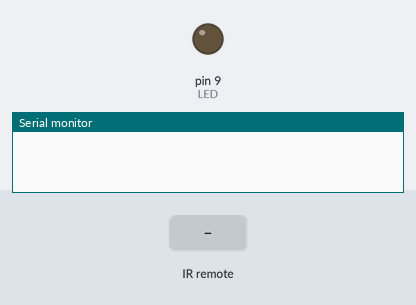
Simulated run of this sketch. Board: Arduino Uno, built with avr-gcc and run on an emulated ATmega328P. Parts: output pins drawn as LEDs (lit = HIGH), the last lines printed to the serial monitor. The inputs (shaded band) are chosen by the test bench.

Above: at 1.2 s.
1.3 s: infrared code 0xFF02FD received
At 1.7 s:
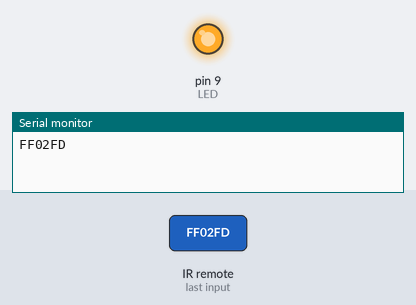
Timing chart, 0 to 4.3 s (numbered marks = the images above; inputs shaded):
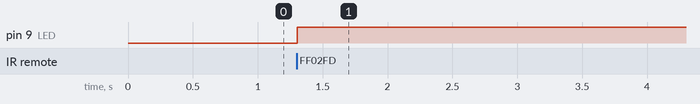

The sketch:

mando.ino
```cpp
#include <IRremote.h>

int RECV_PIN = 3;

int LED = 9;
bool flag = 0;

IRrecv irrecv(RECV_PIN);
decode_results results;

void setup() {
  Serial.begin(9600);
  pinMode(LED, OUTPUT);
  irrecv.enableIRIn(); //Habilitar recibidor
}

void loop() {
  if (irrecv.decode(&results)) { //decodificado correctamente
    if (results.value == 0xFF02FD & flag == 0) {  //Si se pulsa OK y esta apagado
      digitalWrite(LED, HIGH);
      flag = 1;
    }else if (results.value == 0xFF02FD & flag == 1) {
        digitalWrite(LED, LOW);
      flag = 0;
    }


    Serial.println(results.value, HEX); //Coger valor en hexadecimal y escribir codigo
    irrecv.resume(); //Recibir siguiente
  }
  delay(100);
}
```

Measured:
- after the input at 1.3 s, pin 9 (LED): LOW → HIGH at once
